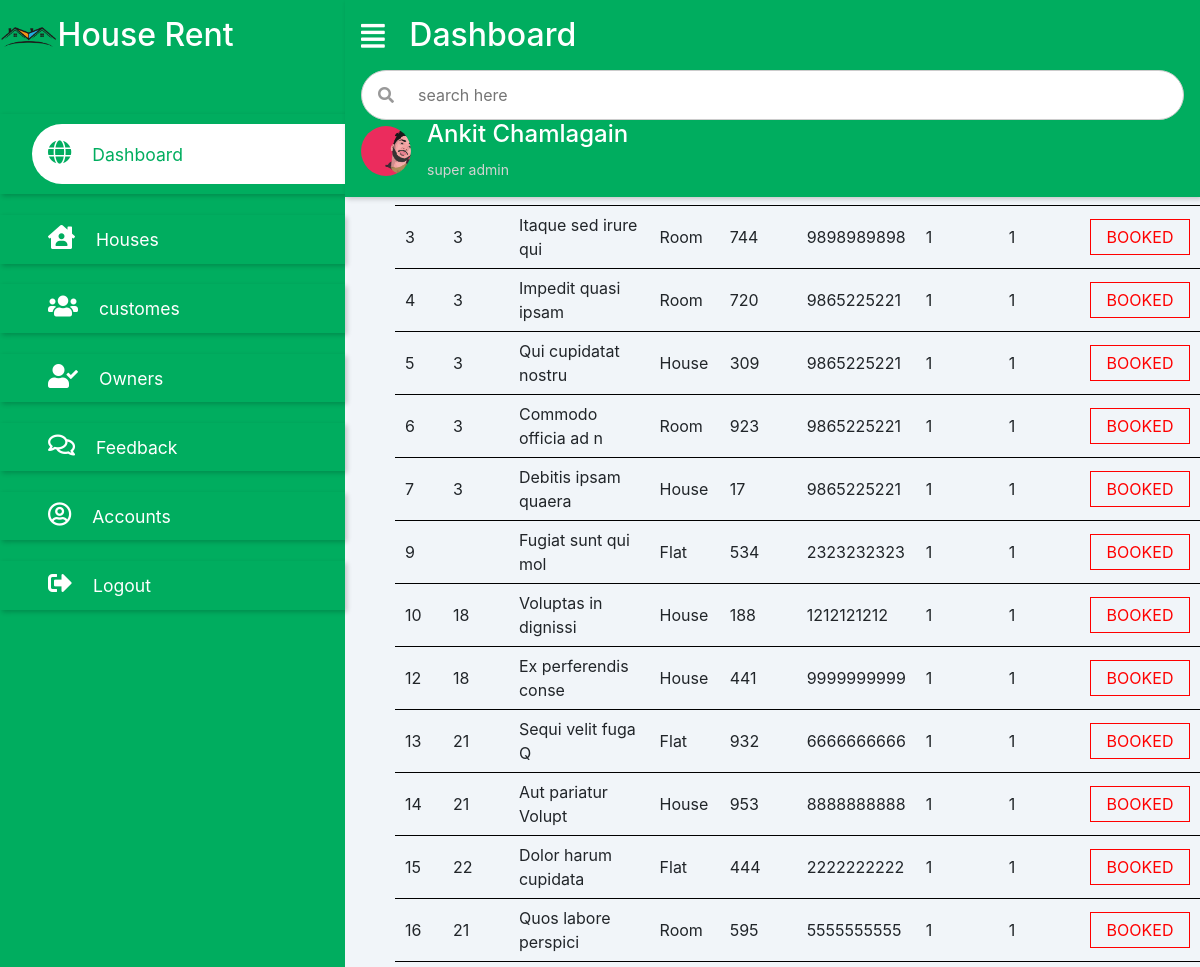
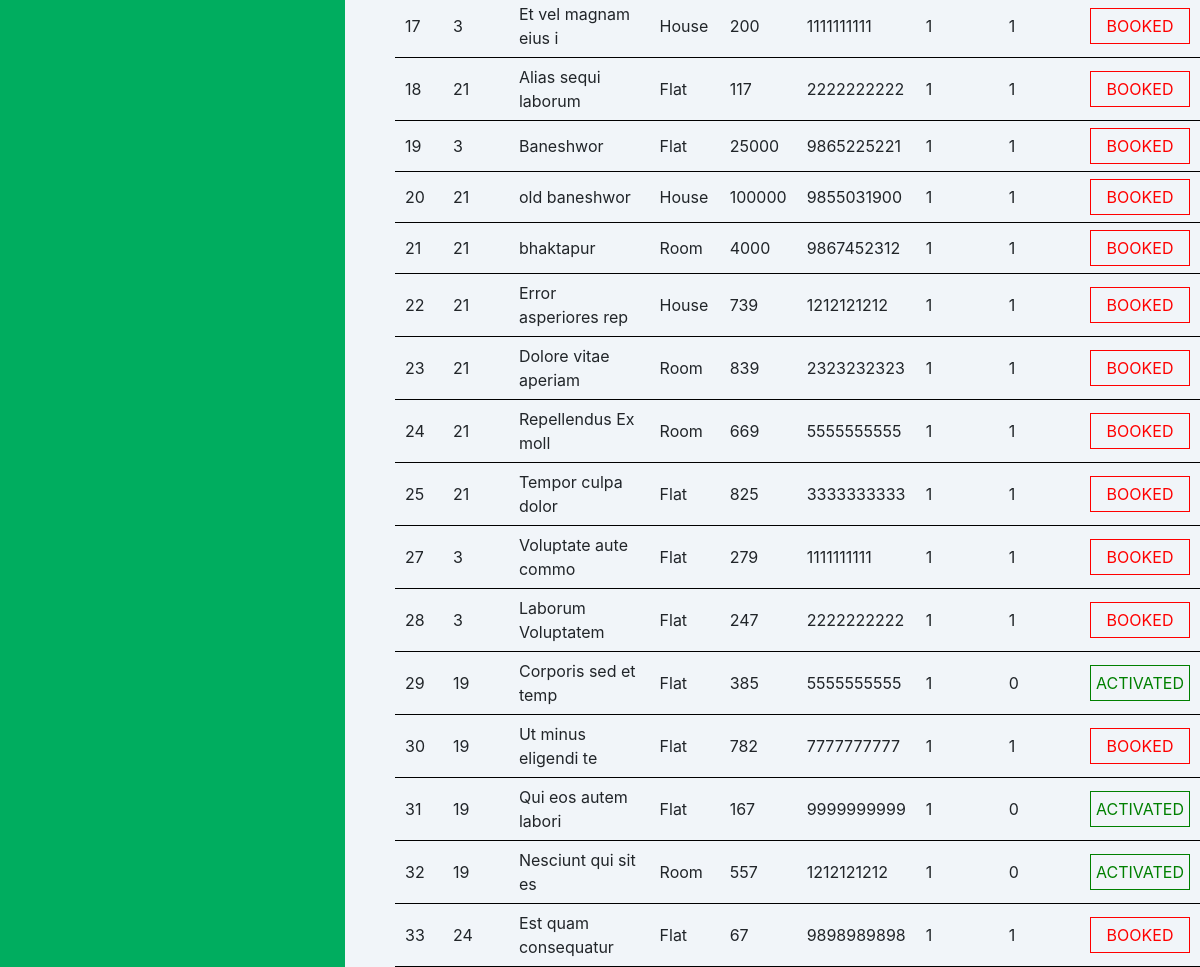
The app's page /admin/house.php with its own data (2 pictures, top to bottom).
### tables this page shows
CREATE TABLE `houseinfo` (
  `h_id` int(11) NOT NULL AUTO_INCREMENT,
  `uid` int(11) DEFAULT NULL,
  `location` varchar(50) NOT NULL,
  `room_type` varchar(11) NOT NULL,
  `facility` varchar(40) NOT NULL,
  `price` varchar(11) NOT NULL,
  `description` varchar(110) NOT NULL,
  `phone` varchar(10) NOT NULL,
  `date_submission` timestamp(6) NOT NULL DEFAULT current_timestamp(6) ON UPDATE current_timestamp(6),
  `image` varchar(110) NOT NULL,
  `status` int(11) NOT NULL,
  `book` int(5) NOT NULL,
  PRIMARY KEY (`h_id`),
  KEY `houseinfo_ibfk_1` (`uid`),
  CONSTRAINT `houseinfo_ibfk_1` FOREIGN KEY (`uid`) REFERENCES `users` (`uid`) ON DELETE NO ACTION ON UPDATE NO ACTION
);

### admin/house.php (the view, shortened to what this page needs)
<!DOCTYPE html>
<html>
<head>
</head>
<body>
		<?php
			include 'admin_dashboard.php';
		?>
		<?php
			include '../db_connect.php';
			$sql_view_owners = "SELECT * FROM houseinfo";
			$stmt = mysqli_stmt_init($conn);
			$view_customer=[];
			if(!mysqli_stmt_prepare($stmt, $sql_view_owners)){
			}else{
				mysqli_stmt_execute($stmt);
				$result = mysqli_stmt_get_result($stmt);
				while($row = mysqli_fetch_assoc($result)){
					array_push($view_customer, $row);
				}
			}
		?>
		<table>
			<tr>
				<th>HID</th>
				<th>C_UID</th>
				<th>LOCATION</th>
		        <th>ROOM</th>
		        <th>PRICE</th>
		        <th>PHONE</th>
		        <th>STATUS</th>
		        <th>BOOK INFO</th>
				<th> ACTION </th>
			</tr>
			<?php foreach($view_customer as $value) { ?>
			<tr>
				<td><?php echo $value['h_id']; ?></td>
				<td><?php echo $value['uid']; ?></td>
				<td><?php echo $value['location']; ?></td>
				<td><?php echo $value['room_type']; ?></td>
				<td><?php echo $value['price']; ?></td>
				<td><?php echo $value['phone']; ?></td>
				<td><?php echo $value['status']; ?></td>
				<td><?php echo $value['book']; ?></td>
				<td>
					<?php
						$status = $value['status'];
						$book = $value['book'];
						if ($status == 0) {?>
							<a href="updateHouse.php?hid=<?php echo $value['h_id'];  ?>"> <button><i class = 'fa fa-check'>  Activate </i></button></a>
						<?php
						}elseif($book == 1){
							echo "<div class = 'book'>BOOKED</div>";
						}else{
							echo "<div class = 'activated'>ACTIVATED</div>";
						}?>
				</td>
			</tr>
			<?php } ?>
		</table>
	</main>
	</div>
</body>
</html>

### admin/assets/css/admin_dashboard.css (style rules this page uses)
* { padding: 0; margin: 0; box-sizing: border-box; list-style-type: none; text-decoration: none; }

### admin/assets/css/manage_houses.css (style rules this page uses)
tr th { text-align: left; padding: 5px 10px; }
tr td { text-align: left; padding: 7px 10px; border-bottom: 1px solid black; }
table { margin-left: 50px; border-collapse: collapse; }

### admin/house.php (style rules this page uses)
.book { color: red; border: 1px solid red; text-align: center; padding: 5px; }
.activated { color: green; border: 1px solid green; text-align: center; padding: 5px; }

### records on screen
houseinfo: h_id "3", uid "3", location "Itaque sed irure qui", room_type "Room", price "744", phone "9898989898", status "1", book "1", shows "BOOKED"
houseinfo: h_id "4", uid "3", location "Impedit quasi ipsam", room_type "Room", price "720", phone "9865225221", status "1", book "1", shows "BOOKED"
houseinfo: h_id "5", uid "3", location "Qui cupidatat nostru", room_type "House", price "309", phone "9865225221", status "1", book "1", shows "BOOKED"
houseinfo: h_id "6", uid "3", location "Commodo officia ad n", room_type "Room", price "923", phone "9865225221", status "1", book "1", shows "BOOKED"
houseinfo: h_id "7", uid "3", location "Debitis ipsam quaera", room_type "House", price "17", phone "9865225221", status "1", book "1", shows "BOOKED"
houseinfo: h_id "9", location "Fugiat sunt qui mol", room_type "Flat", price "534", phone "2323232323", status "1", book "1", shows "BOOKED"
houseinfo: h_id "10", uid "18", location "Voluptas in dignissi", room_type "House", price "188", phone "1212121212", status "1", book "1", shows "BOOKED"
houseinfo: h_id "12", uid "18", location "Ex perferendis conse", room_type "House", price "441", phone "9999999999", status "1", book "1", shows "BOOKED"
houseinfo: h_id "13", uid "21", location "Sequi velit fuga Q", room_type "Flat", price "932", phone "6666666666", status "1", book "1", shows "BOOKED"
houseinfo: h_id "14", uid "21", location "Aut pariatur Volupt", room_type "House", price "953", phone "8888888888", status "1", book "1", shows "BOOKED"
houseinfo: h_id "15", uid "22", location "Dolor harum cupidata", room_type "Flat", price "444", phone "2222222222", status "1", book "1", shows "BOOKED"
houseinfo: h_id "16", uid "21", location "Quos labore perspici", room_type "Room", price "595", phone "5555555555", status "1", book "1", shows "BOOKED"
houseinfo: h_id "17", uid "3", location "Et vel magnam eius i", room_type "House", price "200", phone "1111111111", status "1", book "1", shows "BOOKED"
houseinfo: h_id "18", uid "21", location "Alias sequi laborum", room_type "Flat", price "117", phone "2222222222", status "1", book "1", shows "BOOKED"
houseinfo: h_id "19", uid "3", location "Baneshwor", room_type "Flat", price "25000", phone "9865225221", status "1", book "1", shows "BOOKED"
houseinfo: h_id "20", uid "21", location "old baneshwor", room_type "House", price "100000", phone "9855031900", status "1", book "1", shows "BOOKED"
houseinfo: h_id "21", uid "21", location "bhaktapur", room_type "Room", price "4000", phone "9867452312", status "1", book "1", shows "BOOKED"
houseinfo: h_id "22", uid "21", location "Error asperiores rep", room_type "House", price "739", phone "1212121212", status "1", book "1", shows "BOOKED"
houseinfo: h_id "23", uid "21", location "Dolore vitae aperiam", room_type "Room", price "839", phone "2323232323", status "1", book "1", shows "BOOKED"
houseinfo: h_id "24", uid "21", location "Repellendus Ex moll", room_type "Room", price "669", phone "5555555555", status "1", book "1", shows "BOOKED"
houseinfo: h_id "25", uid "21", location "Tempor culpa dolor", room_type "Flat", price "825", phone "3333333333", status "1", book "1", shows "BOOKED"
houseinfo: h_id "27", uid "3", location "Voluptate aute commo", room_type "Flat", price "279", phone "1111111111", status "1", book "1", shows "BOOKED"
houseinfo: h_id "28", uid "3", location "Laborum Voluptatem", room_type "Flat", price "247", phone "2222222222", status "1", book "1", shows "BOOKED"
houseinfo: h_id "29", uid "19", location "Corporis sed et temp", room_type "Flat", price "385", phone "5555555555", status "1", book "0", shows "ACTIVATED"
houseinfo: h_id "30", uid "19", location "Ut minus eligendi te", room_type "Flat", price "782", phone "7777777777", status "1", book "1", shows "BOOKED"
houseinfo: h_id "31", uid "19", location "Qui eos autem labori", room_type "Flat", price "167", phone "9999999999", status "1", book "0", shows "ACTIVATED"
houseinfo: h_id "32", uid "19", location "Nesciunt qui sit es", room_type "Room", price "557", phone "1212121212", status "1", book "0", shows "ACTIVATED"
houseinfo: h_id "33", uid "24", location "Est quam consequatur", room_type "Flat", price "67", phone "9898989898", status "1", book "1", shows "BOOKED"
